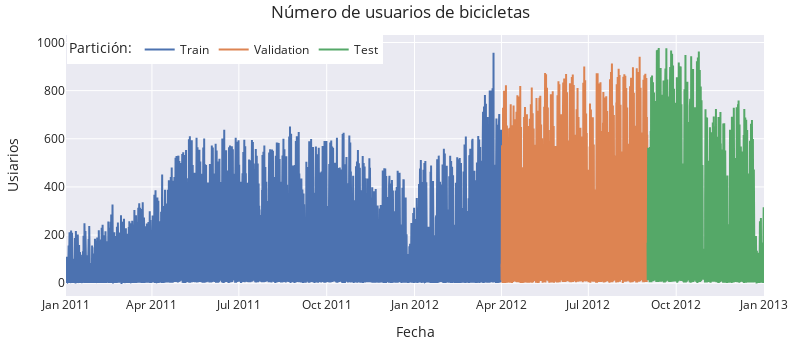

The code cell stored with this chart in its notebook:
### Markdown cell above
## Representación de la serie temporal

### Code cell
# Gráfico interactivo de la serie temporal
# ==============================================================================
fig = go.Figure()
fig.add_trace(go.Scatter(x=datos_train.index, y=datos_train['users'], mode='lines', name='Train'))
fig.add_trace(go.Scatter(x=datos_val.index, y=datos_val['users'], mode='lines', name='Validation'))
fig.add_trace(go.Scatter(x=datos_test.index, y=datos_test['users'], mode='lines', name='Test'))
fig.update_layout(
    title  = 'Número de usuarios de bicicletas',
    xaxis_title="Fecha",
    yaxis_title="Usiarios",
    legend_title="Partición:",
    width=800,
    height=350,
    margin=dict(l=20, r=20, t=35, b=20),
    legend=dict(
        orientation="h",
        yanchor="top",
        y=1,
        xanchor="left",
        x=0.001
    )
)
#fig.update_xaxes(rangeslider_visible=True)
fig.show()

### Figure 1 — Plotly figure (JSON) as saved in the notebook; plotly's stock layout.template omitted (floating-point values rounded to 4 significant figures; data arrays with more than 128 entries replaced by an {"elided": "..."} marker saying what was removed)
{"data": [{"mode": "lines", "name": "Train", "type": "scatter", "x": {"elided": "10944 str values"}, "y": {"elided": "10944 int values"}}, {"mode": "lines", "name": "Validation", "type": "scatter", "x": {"elided": "3672 str values"}, "y": {"elided": "3672 int values"}}, {"mode": "lines", "name": "Test", "type": "scatter", "x": {"elided": "2928 str values"}, "y": {"elided": "2928 int values"}}], "layout": {"height": 350, "legend": {"orientation": "h", "title": {"text": "Partición:"}, "x": 0.001, "xanchor": "left", "y": 1, "yanchor": "top"}, "margin": {"b": 20, "l": 20, "r": 20, "t": 35}, "title": {"text": "Número de usuarios de bicicletas"}, "width": 800, "xaxis": {"title": {"text": "Fecha"}}, "yaxis": {"title": {"text": "Usiarios"}}}}
